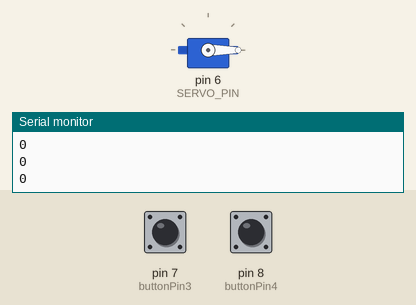
Bench run of a sketch on a simulated Arduino Nano, built with avr-gcc and run on an emulated ATmega328P. On the bench: servo, the last lines printed to the serial monitor. Inputs (shaded band) come from the test bench; at power-on: pin 7 (buttonPin3) HIGH, pin 8 (buttonPin4) LOW.

Above: at 2.7 s.
2.8 s: pin 7 (buttonPin3) pulled LOW for 0.15 s
At 2.9 s:
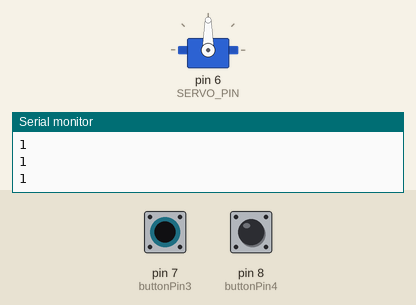
4.4 s: pin 7 (buttonPin3) pulled LOW for 3.2 s
At 8.3 s:
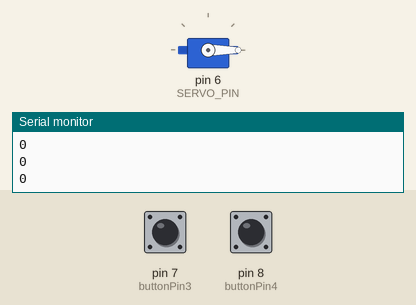
9.1 s: pin 8 (buttonPin4) pulled HIGH for 3.2 s
At 10.0 s:
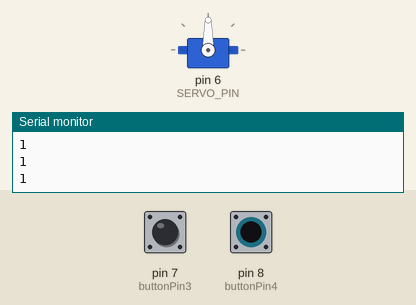
Timing chart, 0 to 13.8 s (numbered marks = the images above; inputs shaded):
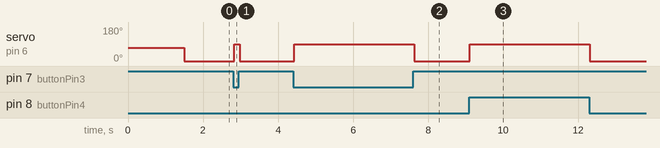

Measured:
- after the input at 2.8 s, servo on pin 6 (SERVO_PIN): 0° → 90° at once, → 0° 0.15 s later
- after the input at 4.4 s, servo on pin 6 (SERVO_PIN): 0° → 90° at once, → 0° 3.2 s later
- after the input at 9.1 s, servo on pin 6 (SERVO_PIN): 0° → 90° at once, → 0° 3.2 s later

The sketch:

NanoCode.ino
```cpp
// FOR NANO, HC-05 (MASTER), SERVO
// RECEIVE  : RFID, PIR, FINGERPRINT (To Servo)
// TRANSFER : BUTTON 3 (To buzzer)
#include <Servo.h>

//BUTTON DEFINE:-
#define buttonPin3 7
#define buttonPin4 8

//SERVO DEFINE:-
#define SERVO_PIN 6
Servo myservo;


int door = 0;
int open = 0;

int state = 0;    // Logic for data transmit


void setup() {
  Serial.begin(9600);
//BUTTON USAGE:-
  pinMode(buttonPin3, INPUT);
  pinMode(buttonPin4, INPUT);

//SERVO
  myservo.attach(SERVO_PIN);
  myservo.write( 70 );
  delay(1500);
  myservo.write( 0 );


}
void loop() {
 if(Serial.available() > 0){    // For receiving data
    state = Serial.read();
 }

door = digitalRead(buttonPin3);
open = digitalRead(buttonPin4);
myservo.write(0);

/////////////////////////////TRANSMIT/////////////////////////////////
if ( door == LOW || open == HIGH){

  Serial.println("1");
  myservo.write(90);
  delay(30);
}

else if( door == HIGH || open == LOW){
  myservo.write(0);
  Serial.println("0");
  delay(30);
}


else{
///////////////////////////////RECEIVE///////////////////////////////

//PART 1
 if(state == '1'){
  Serial.println("1");
   myservo.write( 90 );
 delay(20);
  myservo.write( 0 );
  state = 0;
  }

 else if(state == '0'){
  Serial.println("0");
  myservo.write( 0 );
  state = 0;
  }
 }

}
```
